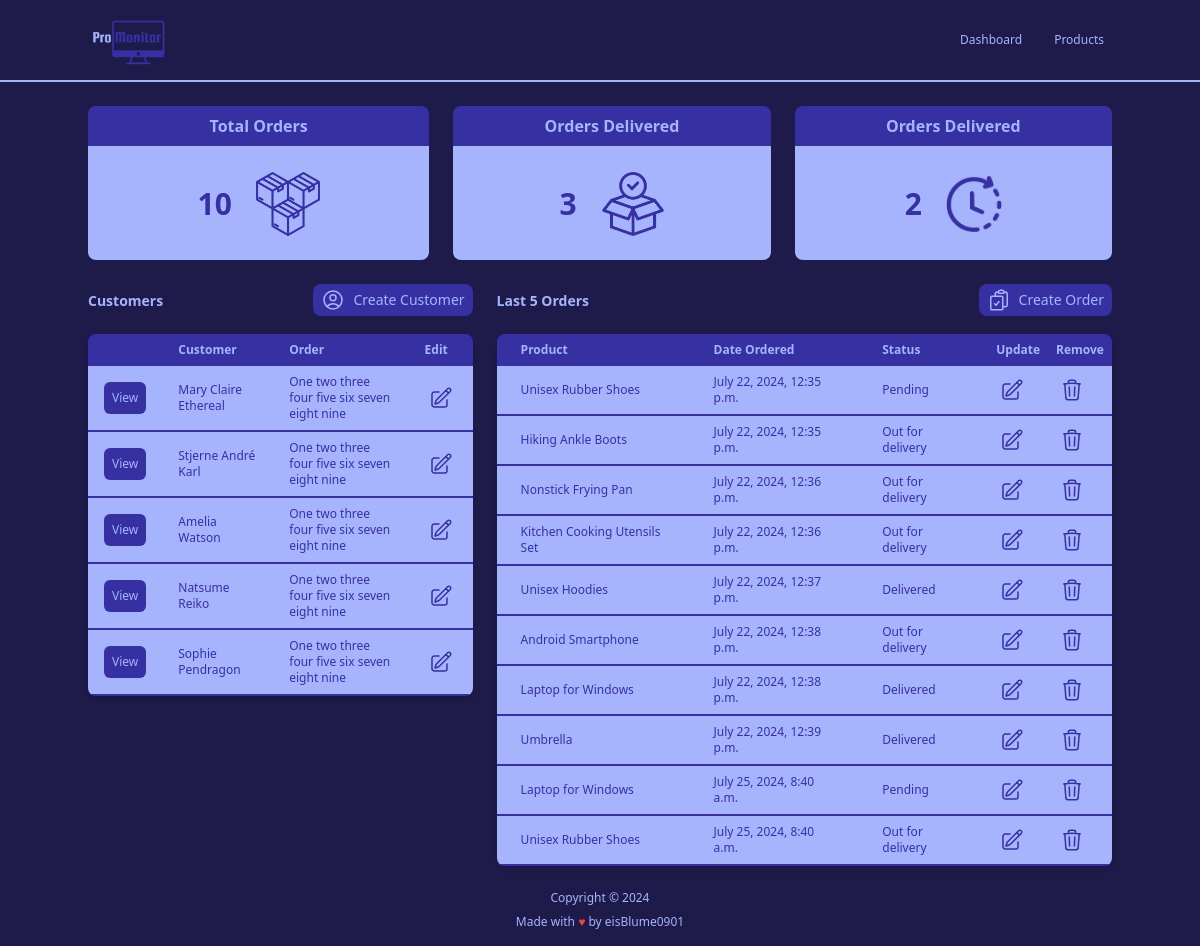
Before: / with the older database file.
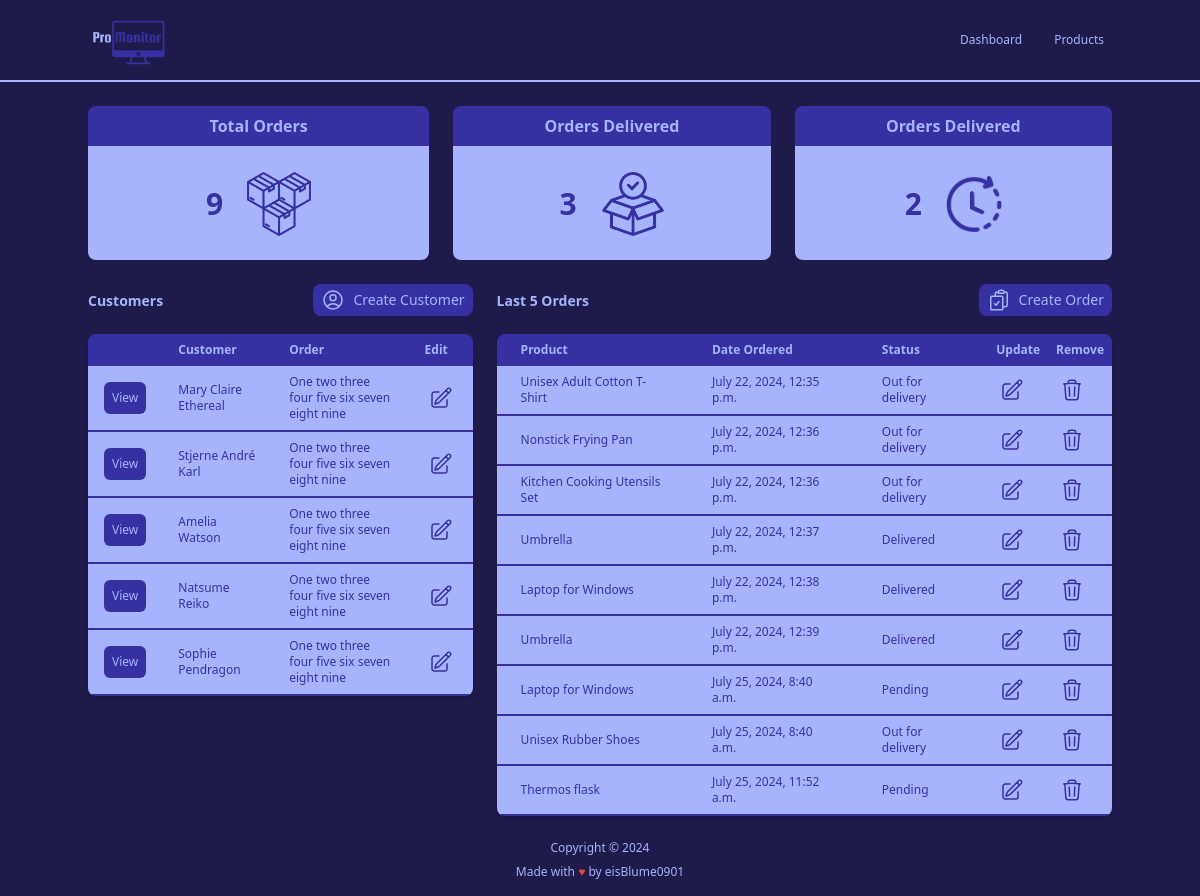
After: the same page with the newer database file.
### accounts/models.py (models this page shows, shortened)
class Customer(models.Model):
    name = models.CharField(max_length=200, null=True)
    phone = models.CharField(max_length=200, null=True)
    email = models.EmailField(max_length=200, null=True)
    date_created = models.DateTimeField(auto_now_add=True, null=True)

class Order(models.Model):
    STATUS = (
        ('Pending', 'Pending'),
        ('Out for delivery', 'Out for delivery'),
        ('Delivered', 'Delivered'),
    )
    customer = models.ForeignKey(Customer, null=True, on_delete=models.SET_NULL)
    product = models.ForeignKey(Product, null=True, on_delete=models.SET_NULL)
    date_created = models.DateTimeField(auto_now_add=True, null=True)
    status = models.CharField(max_length=200, null=True, choices=STATUS)

class Product(models.Model):
    CATEGORY = (
        ('Indoor', 'Indoor'),
        ('Outdoor', 'Outdoor'),
    )
    name = models.CharField(max_length=200, null=True)
    price = models.FloatField(null=True)
    category = models.CharField(max_length=200, null=True, choices=CATEGORY)
    description = models.TextField(null=True, blank=True)
    date_created = models.DateTimeField(auto_now_add=True, null=True)
    tags = models.ManyToManyField('Tag')
    def __str__(self) -> str:
        return self.name

### accounts/views.py (the view)
# urls.py: path('', views.home, name="home"),
def home(request):
    allOrders = Order.objects.all()
    allCustomers = Customer.objects.all()
    allPendingOrders = Order.objects.filter(status="Pending").count()
    allOutOfDeliveryOrders = Order.objects.filter(status="Out for delivery").count()
    allDeliveredOrders = Order.objects.filter(status="Delivered").count()
    allOrdersCount = Order.objects.count()
    context = {
        'orders': allOrders,
        'ordersCount': allOrdersCount,
        'customers': allCustomers,
        'pendingOrders': allPendingOrders,
        'outOfDeliveryOrders': allOutOfDeliveryOrders,
        'deliveredOrders': allDeliveredOrders,
    }
    return render(request, 'accounts/dashboard.html', context)

### templates/accounts/dashboard.html (shortened to what the changed rows need)
{% extends 'main.html' %}
{% block content %}
{% load static %}
{% include 'partials/_order_status.html' %}
<div class="flex flex-row mx-auto my-6 max-w-screen-lg justify-between gap-6">
    <div class="flex flex-col gap-4 lg:w-5/12">
        <div class="relative overflow-x-auto shadow-md rounded-lg">
            <table class="text-sm text-left text-indigo-300 table-fixed">
                <thead class="text-xs text-indigo-300 bg-indigo-800">
                    <tr>
                        <th class="px-4 py-2"></th>
                        <th class="px-4 py-2">Customer</th>
                        <th class="px-4 py-2">Order</th>
                        <th class="px-4 py-2">Edit</th>
                    </tr>
                </thead>
                <tbody class="text-xs text-indigo-800 font-medium whitespace-normal">
                    {% for customer in customers %}
                    <tr class="bg-indigo-300 border-b-2 border-indigo-800 hover:bg-indigo-200">
                        <td class="px-4 py-2">
                            <a href="{% url 'customer' customer.id %}">
                                <button class="p-2 bg-indigo-800 text-indigo-300 rounded-md hover:bg-indigo-300 hover:text-indigo-800">View</button>
                            </a>
                        </td>
                        <td class="px-4 py-2">{{ customer.name }}</td>
                        <td class="px-4 py-2">One two three four five six seven eight nine</td>
                        <td class="px-4 py-2 mx-auto">
                            <button class="p-1 hover:bg-indigo-800 hover:text-indigo-300 hover:rounded-md">
                            </button>
                        </td>
                    </tr>
                    {% endfor %}
                </tbody>
            </table>
        </div>
    </div>
    <div class="flex flex-col gap-4 lg:w-8/12">
        <div class="relative overflow-x-auto shadow-md rounded-lg">
            <table class="text-sm text-left text-indigo-300 table-fixed">
                <thead class="text-xs text-indigo-300 bg-indigo-800">
                    <tr>
                        <th class="px-6 py-2">Product</th>
                        <th class="px-6 py-2">Date Ordered</th>
                        <th class="px-6 py-2">Status</th>
                        <th class="px-2 py-2">Update</th>
                        <th class="px-2 py-2">Remove</th>
                    </tr>
                </thead>
                <tbody class="text-xs text-indigo-800 font-medium whitespace-normal">
                    {% for order in orders %}
                    <tr class="bg-indigo-300 border-b-2 border-indigo-800 hover:bg-indigo-200">
                        <td class="px-6 py-2">{{ order.product }}</td>
                        <td class="px-6 py-2">{{ order.date_created }}</td>
                        <td class="px-6 py-2">{{ order.status }}</td>
                        <td class="px-2 py-2">
                            <button class="p-1 hover:bg-indigo-800 hover:text-indigo-300 hover:rounded-md">
                                <a href="{% url 'update_order' order.id %}">
                                </a>
                            </button>
                        </td>
                        <td class="px-2 py-2">
                            <button class="p-1 hover:bg-indigo-800 hover:text-indigo-300 hover:rounded-md">
                                <a href="{% url 'delete_order' order.id %}">
                                </a>
                            </button>
                        </td>
                    </tr>
                    {% endfor %}
                </tbody>
            </table>
        </div>
    </div>
</div>
{% endblock %}

Changed rows visible on the page:
removed Order: product "Unisex Rubber Shoes", date_created "July 22, 2024, 12:35 p.m.", status "Pending"
removed Order: product "Android Smartphone", date_created "July 22, 2024, 12:38 p.m.", status "Out for delivery"
changed Order: product "Hiking Ankle Boots" → "Unisex Adult Cotton T-Shirt"
changed Order "July 22, 2024, 12:37 p.m.": product "Unisex Hoodies" → "Umbrella"
added Order: product "Thermos flask", date_created "July 25, 2024, 11:52 a.m.", status "Pending"
Other visible differences:
{{ ordersCount }}: "10" → "9"
